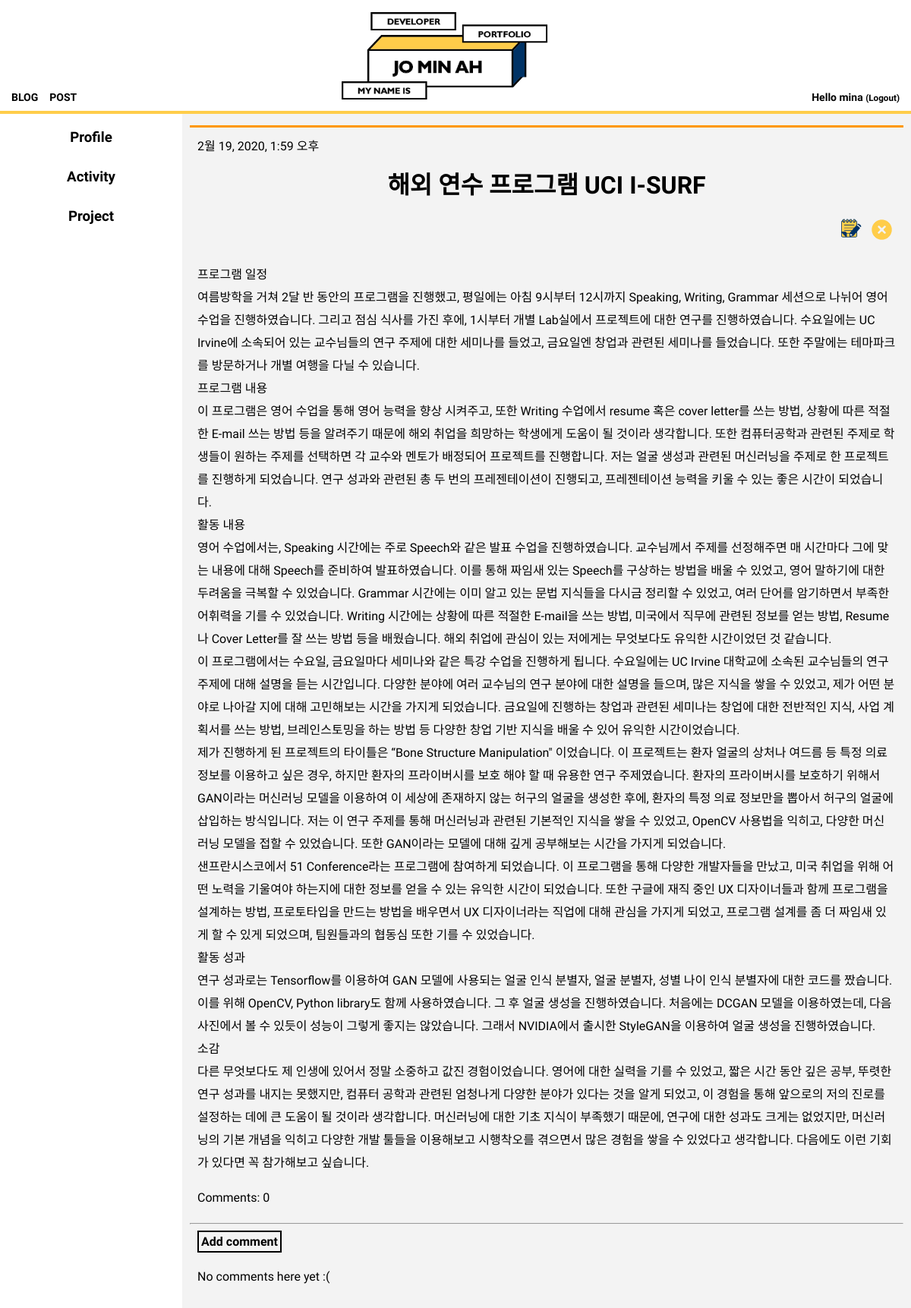
The page /menu/2/ (signed in) on the database its author committed.
### blog/models.py (models this page shows, shortened)
class Post(models.Model):
    author = models.ForeignKey(settings.AUTH_USER_MODEL, on_delete=models.CASCADE)
    menu=models.ForeignKey('blog.Menu',on_delete=models.CASCADE,related_name='posts')
    parent_title_choices=(('Profile','Profile'),('Activity','Activity'),('Project','Project'))
    parent_title=models.CharField(max_length=30,choices=parent_title_choices,default='Profile')
    index_title_choices=(('Profile',(('Skill','Skill'),)),('Activity',(('UCI Undergraduate Researcher','UCI Undergraduate Researcher'),('Coding HelpDesk','Coding HelpDesk'),('Heronation InternShip','Heronation InternShip'))),('Project',(('Face Recogntion','Face Recognition'),('Mu:Ping App','Mu:Ping App'),('Ang-Bob App','Ang-Bob App'),('Flex-Bison Interpreter','Flex-Bison Interpreter'),('Z-shop App','Z-shop App'),)))
    index_title=models.CharField(max_length=30,choices=index_title_choices,default='Skill')
    title = models.CharField(max_length=200)
    period=models.CharField(max_length=50)
    text = models.TextField()
    created_date = models.DateTimeField(
            default=timezone.now)
    published_date = models.DateTimeField(
            blank=True, null=True)
    def approved_comments(self):
        return self.comments.filter(approved_comment=True)

### blog/views.py (the view)
# urls.py: path('menu/<int:pk>/',views.menu_detail,name='menu_detail'),
def menu_detail(request,pk):
    menu=get_object_or_404(Menu,pk=pk)
    post = get_object_or_404(Post, pk=pk)
    profile=Menu.objects.filter(parent_title__contains="Profile")
    activity=Menu.objects.filter(parent_title__contains="Activity")
    project=Menu.objects.filter(parent_title__contains="Project")
    return render(request,'blog/menu_detail.html',{'menu':menu,'post': post,'profile':profile,"activity":activity,"project":project})

### blog/template/blog/menu_detail.html
{% extends 'blog/base.html' %}
{% load static %}
{% block content %}
{% for post in menu.posts.all %}
<div style="border-top:3px solid #FF9800; margin-top:5px">
  <div class="post" style="padding:10px;">
    {% if post.published_date %}
    <div class="date">
      {{ post.published_date }}
    </div>
    {% endif %}
    <h1>{{ post.title }}</h1>
    {% if user.is_authenticated %}
    <div align="right">
      <a class="btn btn-default" href="{% url 'post_edit' pk=post.pk %}"><img src="{% static 'img/edit_1.png' %}" style="width:40px;"></a>
      <a class="btn btn-default" href="{% url 'post_remove' pk=post.pk %}"><img src="{% static 'img/delete.png' %}" style="width:37px;"></a>
    </div>
    {% endif %}
    <p>{{ post.text|linebreaksbr }}</p>
    <a href="{% url 'post_detail' pk=post.pk %}" style=" font-family: 'Tomorrow', sans-serif;">Comments: {{ post.approved_comments.count }}</a>
  </div>
  <hr>
    <a class='btn btn-default' href="{% url 'add_comment_to_post' pk=post.pk %}" style=" font-family: 'Tomorrow', sans-serif; border:2px solid black; padding:3px; font-weight:bold; margin-left:10px;">Add comment</a>
    {% for comment in post.comments.all %}
    {% if user.is_authenticated or comment.approved_comment %}
    <div class="comment" style="font-family: 'Tomorrow', sans-serif; border-bottom:1px solid #bcbcbc; margin-top:5px; padding:10px; color:#5d5d5d;">
      <div class="date">
        {{ comment.created_date }}
        {% if not comment.approved_comment %}
        <a class="btn btn-default" href="{% url 'comment_remove' pk=comment.pk %}" style="color:#ffa500; border:1px solid #ffa500; font-size:12px; padding:3px;">삭제</a>
        <a class="btn btn-default" href="{% url 'comment_approve' pk=comment.pk%}" style="color:#ffa500; border:1px solid #ffa500; font-size:12px; padding:3px;">승인</a>
        {% endif %}
      </div>
      <strong>{{ comment.author }}</strong>
      <div>{{ comment.text|linebreaks }}</div>
    </div>
  {% endif %}
  {% empty %}
  <p style=" font-family: 'Tomorrow', sans-serif; margin-left:10px;">No comments here yet :(</p>
  {% endfor %}
</div>
{% endfor %}
{% endblock %}

### blog/template/blog/base.html (shortened to what this page needs)
{% load static %}
<!doctype html>
<html>
<head>
  <link rel="stylesheet" type="text/css" href="{% static 'css/style.css' %}">
</head>
<body>
  <div class="top" align=center>
    <a href="{% url 'post_list' %}"><img src="{% static 'img/logo.png' %}" style="border-bottom:10px;"></a>
    <a href="{% url 'post_list' %}" class="top-menu">
      <div>BLOG</div></a>
    {% if user.is_authenticated %}
    <a href="{% url 'post_new' %}" class="top-menu">
      <div>POST</div></a>
      {% endif %}
      {% if user.is_authenticated %}
      <div class="right-menu1">Hello {{ user.username }} <small>(<a href="{% url 'logout' %}" class='logout'>Logout</a>)</small></div>
      {% else %}
      <a href="{% url 'login' %}" class="right-menu">
        <div>LOGIN</div>
      </a>
      {% endif %}
  </div>
  <div id="grid">
    <div>
    <ul class="accordion">
      <li class="item">
        <h3 class="accordionTitle"> Profile</h3>
      </li>
      <li class="item">
        <h3 class="accordionTitle"> Activity</h3>
      </li>
      <li class="item">
        <h3 class="accordionTitle"> Project</h3>
      </li>
    </ul>
  </div>
    <div id="article">
      {% block content %}
      {% endblock %}
    </div>
  </div>
</body>
</html>

### blog/static/css/style.css (style rules this page uses)
body { margin: 0 }
a { color: black; text-decoration: none; }
h1 { text-align: center; }
img { width: 300px; height: auto; }
.top { border-bottom: 4px #FFCD4A solid; }
.top-menu { font-family: 'Tomorrow', sans-serif; font-size:14px; margin-top: 120px; margin-left: 15px; float:left; font-weight: bold; }
.right-menu1 { font-family: 'Tomorrow', sans-serif; font-size:14px; margin-top: 120px; margin-right: 15px; font-weight: bold; float:right; }
#grid .accordion { font-family: 'Tomorrow', sans-serif; font-weight: bold; text-align: center; width: 240px; padding-inline-start: 0px; margin: 0; list-style: none; }
#grid ul { font-family: 'Tomorrow', sans-serif; list-style: none; padding-inline-start: 0px; }
.accordionTitle { padding-top: 10px; padding-bottom: 10px; margin-top: 10px; margin-bottom: 10px; }
h3 { margin: 0px; padding-top: 20px; padding-bottom: 10px; }
#grid { display: grid; grid-template-columns: 240px 1fr; background-color: white; }
#article { padding: 10px; font-family: 'Tomorrow', sans-serif; background-color: #f3f3f3; line-height: 30px; }

### rows shown on the page
Post: published_date "2월 19, 2020, 1:59 오후", title "해외 연수 프로그램 UCI I-SURF", text "프로그램 일정 여름방학을 거쳐 2달 반 동안의 프로그램을 진행했고, 평일에는 아침 9시부터 12시까지 Speaking, Writing, Grammar 세션으로 나뉘어 영어 수업을 진행하였습니다. 그리고 점심 식사를 가진 후에, 1시부터 개별 Lab실에서 프로젝트에 대한 연구를 진행하였습니다. 수요일에는 UC Irvine에 소속되어 있는 교수님들의 연구 주제에 대한 세미나를 들었고, 금요일엔 창업과 관련된 세미나를 들었습니다. 또한 주말에는 테마파크를 방문하거나 개별 여행을 다닐 수 있습니다. 프로그램 내용 이 프로그램은 영어 수업을 통해 영어 능력을 향상 시켜주고, 또한 Writing 수업에서 resume 혹은 cover letter를 쓰는 방법, 상황에 따른 적절한 E-mail 쓰는 방법 등을 알려주기 때문에 해외 취업을 희망하는 학생에게 도움이 될 것이라 생각합니다. 또한 컴퓨터공학과 관련된 주제로 학생들이 원하는 주제를 선택하면 각 교수와 멘토가 배정되어 프로젝트를 진행합니다. 저는 얼굴 생성과 관련된 머신러닝을 주제로 한 프로젝트를 진행하게 되었습니다. 연구 성과와 관련된 총 두 번의 프레젠테이션이 진행되고, 프레젠테이션 능력을 키울 수 있는 좋은 시간이 되었습니다. 활동 내용 영어 수업에서는, Speaking 시간에는 주로 Speech와 같은 발표 수업을 진행하였습니다. 교수님께서 주제를 선정해주면 매 시간마다 그에 맞는…", approved_comments.count "0"

### other values the page prints
{{ user.username }} "mina"
